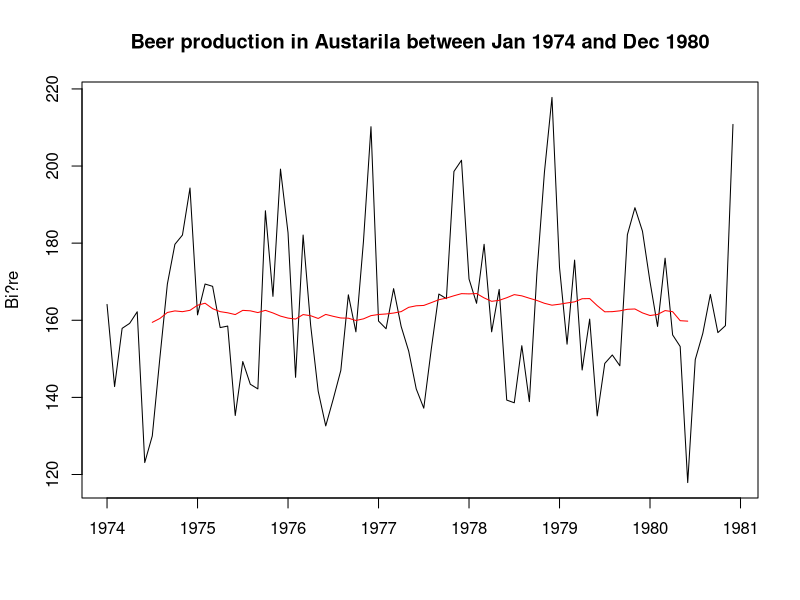
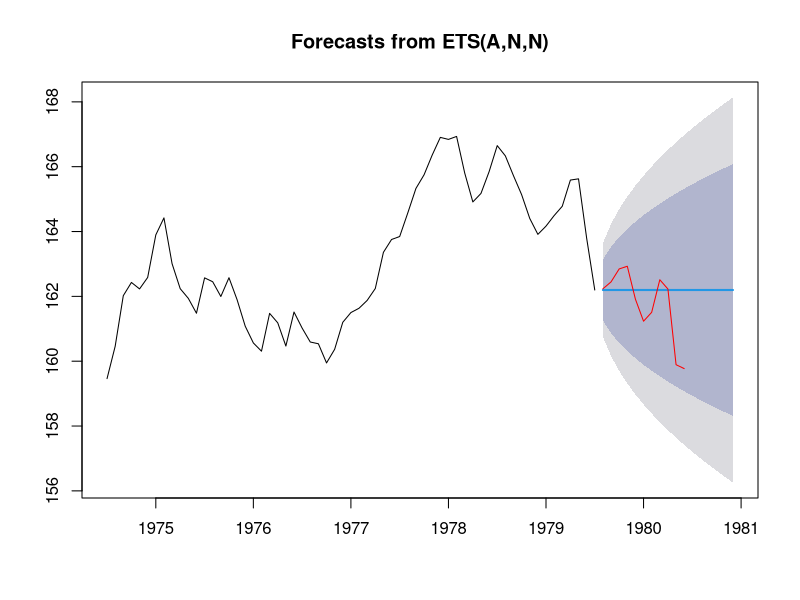
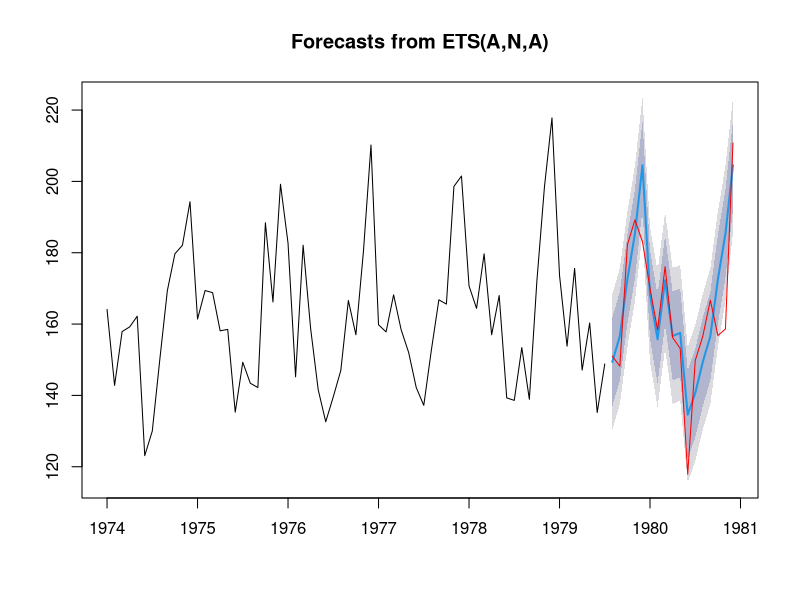

The R source for these figures, in order:
serie = read.table("data/beer_projet.csv", header = F, sep=",")
serie = serie[,2] # We keep just the vales column
serie = ts(data = serie, start = c(1974,1), frequency = 12) # Transformation en s?rie temporelle
show(decompose(serie))
serie.des = decompose(serie)$trend # de-seasonalized serie
show(serie.des)
# Plot of the original serie and the de-seasonalized serie
plot(serie,main="Beer production in Austarila between Jan 1974 and Dec 1980",ylab="Bi?re",xlab="")
points(serie.des,type="l",col="red")

# Spliting into 2 series: application and validation
serie.LES.app=window(serie.des,start=c(1974,1),end=c(1979,7))
show(serie.LES.app)
serie.LES.val=window(serie.des,start=c(1979,8),end=c(1980,12))

# Exponential smooting applied to the application serie
library(forecast)
LES=ets(serie.LES.app,model="ANN",additive.only=TRUE)
summary(LES)

# Prévisions 
prev=forecast(LES,h=17) # 17 months in the validation serie
plot(prev)
points(serie.LES.val,type="l",col="red") #comparaison with the validation serie (red)


# Holt-Winters exponential smooting
serie.HW.app=window(serie,start=c(1974,1),end=c(1979,7))
serie.HW.val=window(serie,start=c(1979,8),end=c(1980,12))

HW = ets(serie.HW.app,model="ANA",additive.only=TRUE)
summary(HW)

# Preds
prev=forecast(HW,h=17) # 17 mois dans la s?rie validation
plot(prev)
points(serie.HW.val,type="l",col="red") 

